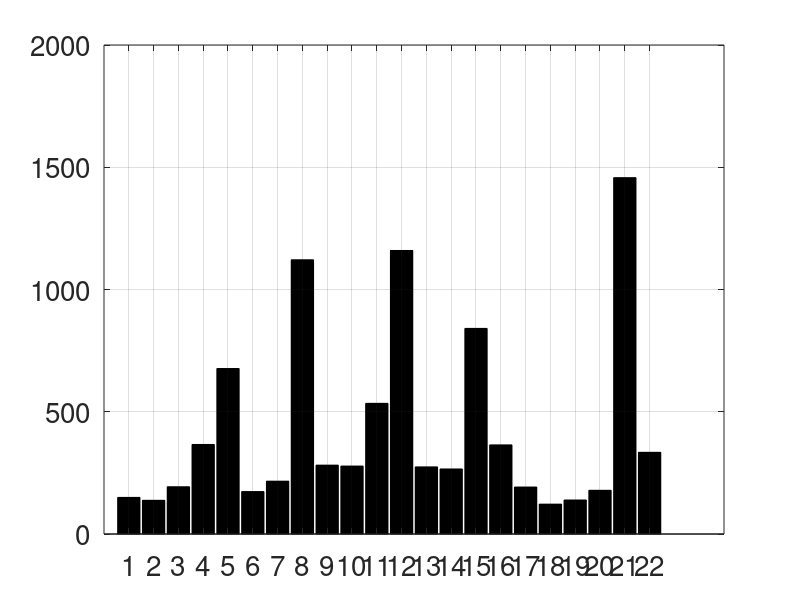

Recreate this plot in MATLAB. (Note: this script raises an error after producing the figure.)
%% Gabriela Cirtala
%% This code generates Figure6 in Cirtala2024:

clear all
close all

% Figure6A shows the cummulative length of the branches
% Lengthbr vector is obtained from Neuron by summing up the length of each
% dendrite within each branch (In Neuron, just type dendrite_name.L)
Lengthbr = 1.0e+03 *[ 
   0.149653508500000
   0.137751301400000
   0.193302991500000
   0.366191588600000
   0.676799705800000
   0.173590131000000
   0.216031103280000
   1.121619997880000
   0.281629822360000
   0.277877699700000
   0.534364154700000
   1.159597696650000
   0.274473266200000
   0.265961427700000
   0.840883453000000
   0.364465564800000
   0.192046861000000
   0.122075430000000
   0.139012205700000
   0.178695422400000
   1.457495250600001
   0.334045778100000
   ];

% This vector measures the distance between the most distal point of each
% branch and the soma: 
Distance_distaltosoma = [
   139.0219 %br1
   137.5045 %br2
   152.0176 %br3
   163.9706 %br4
   180.2024 %br5
   187.7833 %br6
   207.1791 %br7
   282.2396 %br8
   181.1057 %br9
   159.9854 %br10
   226.5093 %br11
   263.3572 %br12
   177.3311 %br13
   116.7386 %br14
   168.7812 %br15
   145.2533 %br16
   176.2063 %br17
   152.5758 %br18
   155.5969 %br19
   180.5388 %br20
   255.0276 %br21
   224.1061 %br22
   ];

% CaP relative increases necessarry for triggering a bimodal response (as in Figure5D)
CAP_cond = [
1.4 %br1
1.6 %br2
1.7 %br3
1.5 %br4
1  %br5
2.2 %br6
2.8 %br7
0.9 %br8
1.2 %br9
1.5 %br10
1  %br11
0.8 %br12
2.2 %br13
1.6 %br14
0.8 %br15
1.2 %br16
1.1 %br17
2.8 %br18
2.6 %br19
3.0 %br20
0.8 %br21
0.8 %br22
];

figure(1)
%% define colors for branches:
col_br1 =[0.8,0.35,0.73];
col_br2 =[0,0,1];
col_br3 =[0.2,0.55,0.2];
col_br4 = [1,0.64,0];
col_br5 = [0.64,0.165,0.165];
col_br6 = [0.40,0.62,0.87];
col_br7 = [0.75,0.75,0.09];
col_br8 =[0.74,0,0.36];
col_br9 =[0.95,0.5,0.6];
col_br10 =[0.4,0.35,0.8];
col_br11 = [0.96,0.81,0.326];
col_br12 =[0,1,0.05];
col_br13 =[0.89,0.1,0.42];
col_br14 = [0.322,0.665,0.96];
col_br15 = [0.93,0.51,0.933];
col_br16 =[0.777,0.524,0.35];
col_br17 =[1,0.7,0.9];
col_br18 =[0.15,0.42,0.028];
col_br19 =[1,0,0];
col_br20 =[0.99,0.95,0.053];
col_br21 = [0.65,0.02,0.60];
col_br22 =[0.1,0.89,0.87];

col = [col_br1;col_br2;col_br3;col_br4;col_br5
    col_br6;col_br7;col_br8;col_br9;col_br10 
    col_br11;col_br12;col_br13;col_br14;col_br15;col_br16
    col_br17;col_br18;col_br19;col_br20;col_br21;col_br22];

figure(1)
b2 = bar(1:22,Lengthbr,'k','BarWidth',0.9);
set(gca,'FontSize',20)
grid on
xticks([1 2 3 4 5 6 7 8 9 10 11 12 13 14 15 16 17 18 19 20 21 22])
b2.FaceColor = 'flat';
xlim([0,23])
xlabel('Branch number')
ylabel('Length ({\mu}m)');

for i = 1:length(col)
b2.CData(i,:) =col(i,:);
end
set(gcf,'position',[0,0,1300,450])
hgexport(gcf, 'Lengthvsbranch', hgexport('factorystyle'), 'Format', 'png','Resolution','500')

figure(2)
plot(CAP_cond,Lengthbr,'Marker','o','MarkerFaceColor','k','MarkerEdgeColor','k','LineStyle','none','MarkerSize',15)
ylabel('Length of each branch (/mu m)')
xlabel('CaP relative change')
set(gca,'FontSize',20)
hgexport(gcf, 'Lengthbranch_vs_CAP', hgexport('factorystyle'), 'Format', 'png','Resolution','500')

figure(3)
plot(CAP_cond,Distance_distaltosoma,'Marker','o','MarkerFaceColor','k','MarkerEdgeColor','k','LineStyle','none','MarkerSize',15)
ylabel('Distance distal point to soma')
xlabel('CaP')
set(gca,'FontSize',20)
hgexport(gcf, 'Distancedistaltosoma_vs_CAP', hgexport('factorystyle'), 'Format', 'png','Resolution','500')

%% Determine correlation coeff: 
[r3,p3] = corrcoef(CAP_cond, Distance_distaltosoma);
[r4,p4] = corrcoef(CAP_cond, Lengthbr);


